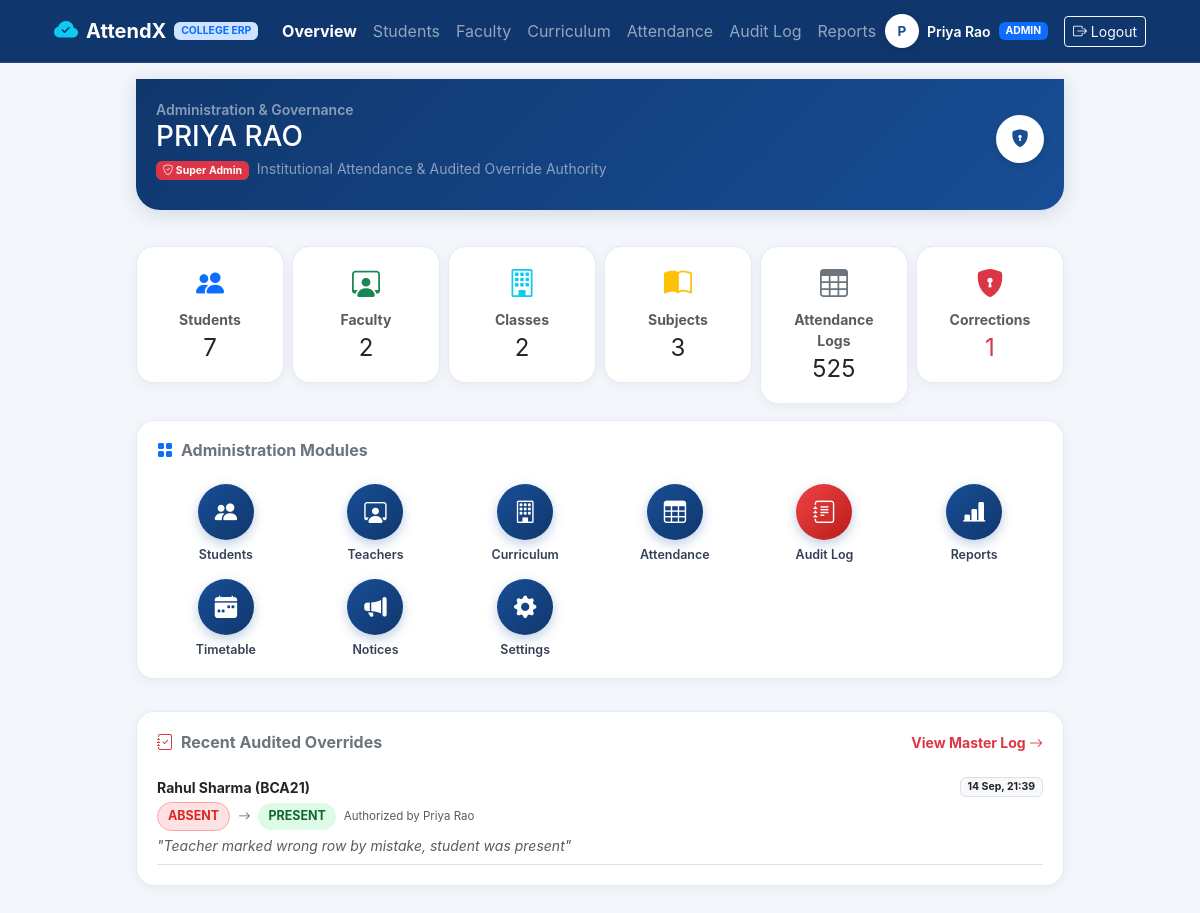
The app's page /admin/dashboard (signed in), older data.
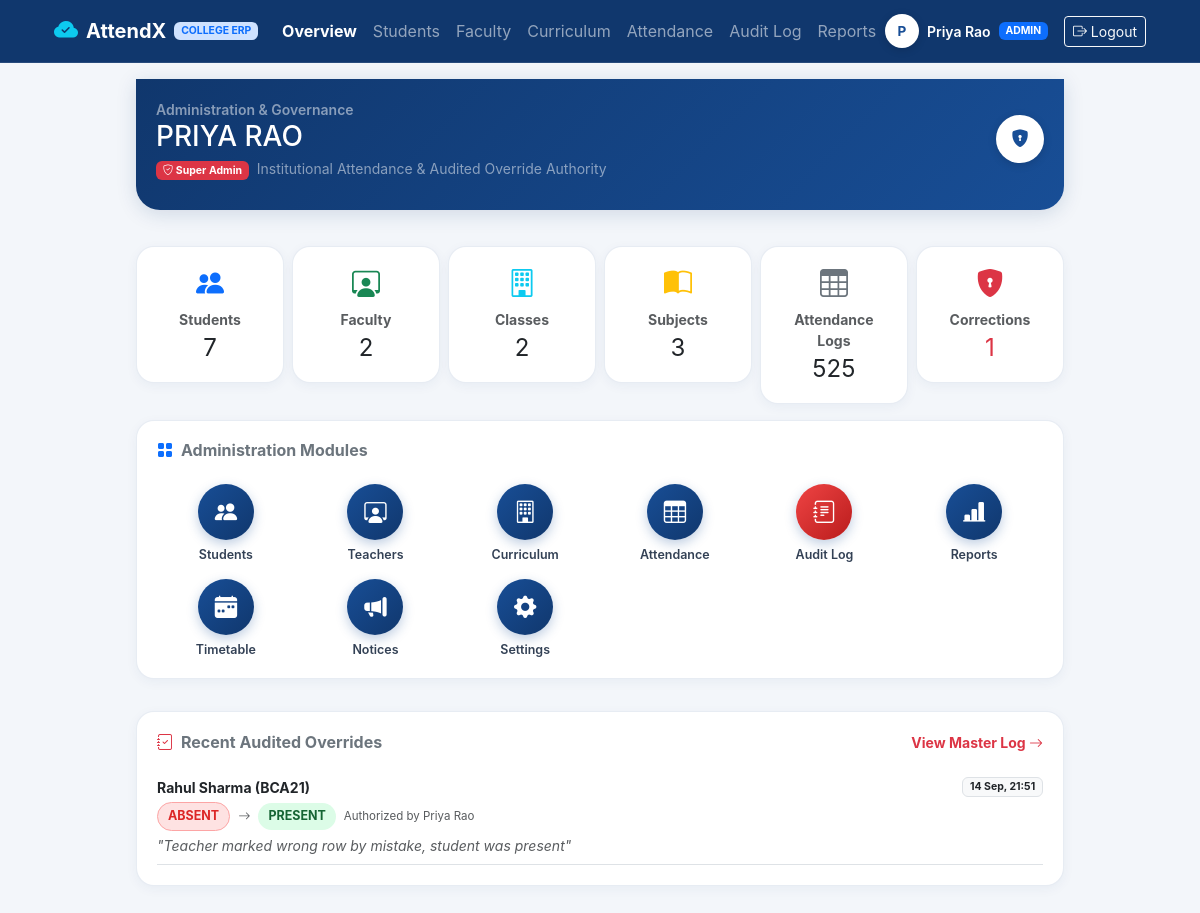
The same page, newer data.
### models.py (models this page shows, shortened)
class AttendanceCorrection(db.Model):
    __tablename__ = 'attendance_corrections'
    correction_id = db.Column(db.Integer, primary_key=True, autoincrement=True)
    attendance_id = db.Column(db.Integer, db.ForeignKey('attendance.attendance_id'), nullable=False)
    admin_id = db.Column(db.Integer, db.ForeignKey('users.user_id'), nullable=False)
    old_status = db.Column(db.Enum('present', 'absent', name='old_status_enum'), nullable=False)
    new_status = db.Column(db.Enum('present', 'absent', name='new_status_enum'), nullable=False)
    reason = db.Column(db.Text, nullable=False)
    corrected_at = db.Column(db.DateTime, default=datetime.utcnow, nullable=False)

class User(db.Model):
    __tablename__ = 'users'
    user_id = db.Column(db.Integer, primary_key=True, autoincrement=True)
    name = db.Column(db.String(100), nullable=False)
    email = db.Column(db.String(150), unique=True, nullable=False)
    password = db.Column(db.String(255), nullable=False)
    role = db.Column(db.Enum('teacher', 'student', 'admin', name='user_roles'), nullable=False)
    photo_url = db.Column(db.String(255), nullable=True)
    active = db.Column(db.Boolean, default=True, nullable=False)
    created_at = db.Column(db.DateTime, default=datetime.utcnow, nullable=False)
    student_profile = db.relationship('Student', backref='user', uselist=False, lazy=True)
    teacher_assignments = db.relationship('TeacherSubject', backref='teacher', lazy=True)
    marked_attendances = db.relationship('Attendance', backref='marker', lazy=True)
    corrections_made = db.relationship('AttendanceCorrection', backref='admin', lazy=True)

class Student(db.Model):
    __tablename__ = 'students'
    student_id = db.Column(db.Integer, primary_key=True, autoincrement=True)
    user_id = db.Column(db.Integer, db.ForeignKey('users.user_id'), unique=True, nullable=False)
    roll_no = db.Column(db.String(20), unique=True, nullable=False)
    class_id = db.Column(db.Integer, db.ForeignKey('classes.class_id'), nullable=False)
    attendances = db.relationship('Attendance', backref='student', lazy=True)

### routes/admin_routes.py (the view)
@admin_bp.route('/dashboard')
@role_required('admin')
def dashboard():
    total_students = Student.query.count()
    total_teachers = User.query.filter_by(role='teacher').count()
    total_classes = Class.query.count()
    total_subjects = Subject.query.count()
    total_attendance_records = Attendance.query.count()
    total_corrections = AttendanceCorrection.query.count()
    recent_corrections = AttendanceCorrection.query.order_by(AttendanceCorrection.corrected_at.desc()).limit(5).all()
    return render_template(
        'admin/dashboard.html',
        total_students=total_students,
        total_teachers=total_teachers,
        total_classes=total_classes,
        total_subjects=total_subjects,
        total_attendance_records=total_attendance_records,
        total_corrections=total_corrections,
        recent_corrections=recent_corrections
    )

### auth.py (called while the page is built)
def get_current_user():
    user_id = session.get('user_id')
    if user_id:
        return User.query.get(user_id)
    return None

### templates/admin/dashboard.html (shortened to what the changed rows need)
{% extends "base.html" %}
{% block content %}
<div class="row g-3 py-2">
    <div class="col-12">
        <div class="app-card">
            {% if recent_corrections %}
                <div class="list-group list-group-flush small">
                    {% for c in recent_corrections %}
                        <div class="list-group-item px-0 py-2 border-bottom">
                            <div class="d-flex justify-content-between align-items-start mb-1">
                                <span class="fw-bold text-dark">{{ c.attendance_record.student.user.name }} ({{ c.attendance_record.student.roll_no }})</span>
                                <span class="badge bg-light text-dark border">{{ c.corrected_at.strftime('%d %b, %H:%M') }}</span>
                            </div>
                            <div class="d-flex align-items-center gap-2 mb-1">
                                <span class="alert-badge-danger">{{ c.old_status|upper }}</span>
                                <i class="bi bi-arrow-right small text-muted"></i>
                                <span class="badge-success-subtle">{{ c.new_status|upper }}</span>
                                <span class="text-muted" style="font-size: 0.72rem;">Authorized by {{ c.admin.name }}</span>
                            </div>
                            <div class="text-muted fst-italic">"{{ c.reason }}"</div>
                        </div>
                    {% endfor %}
                </div>
            {% else %}
                <p class="text-muted small mb-0">All submitted records remain locked with zero overrides.</p>
            {% endif %}
        </div>
    </div>
</div>
{% endblock %}

Row changes from the older to the newer data that the page shows:
changed AttendanceCorrection "Teacher marked wrong row by mistake, student was present": corrected_at "14 Sep, 21:39" → "14 Sep, 21:51"
